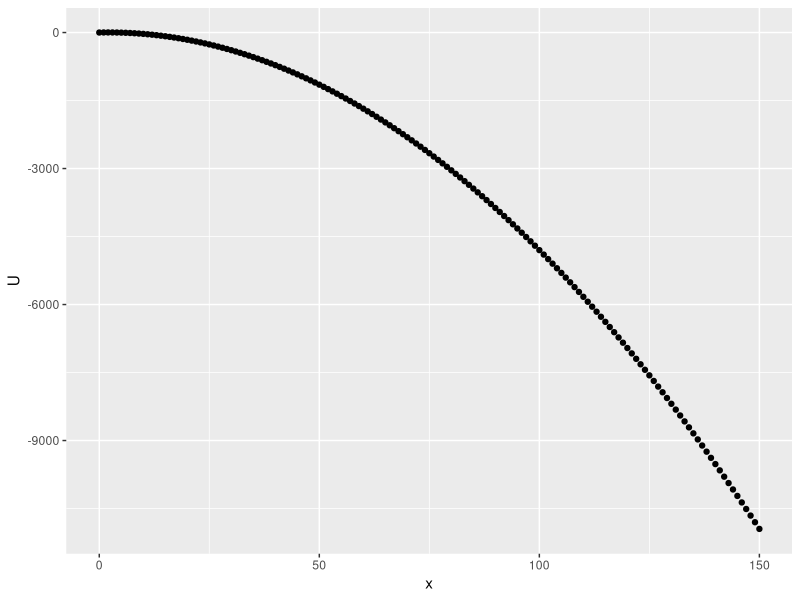

This figure's R source:
## ---- chunk 1
#| message: false
#| warning: false
rm(list = ls())
library(tidyverse)
library(pracma)
library(stats)
## ---- chunk 2

utility = function(x){
  U = 2*x - 0.5*(x^2)
  return(tibble(x=x, U=U))
}

x = seq(from=0,to=150,by=1)

test = utility(x)

ggplot(test, aes(x, U)) + 
  geom_point()
